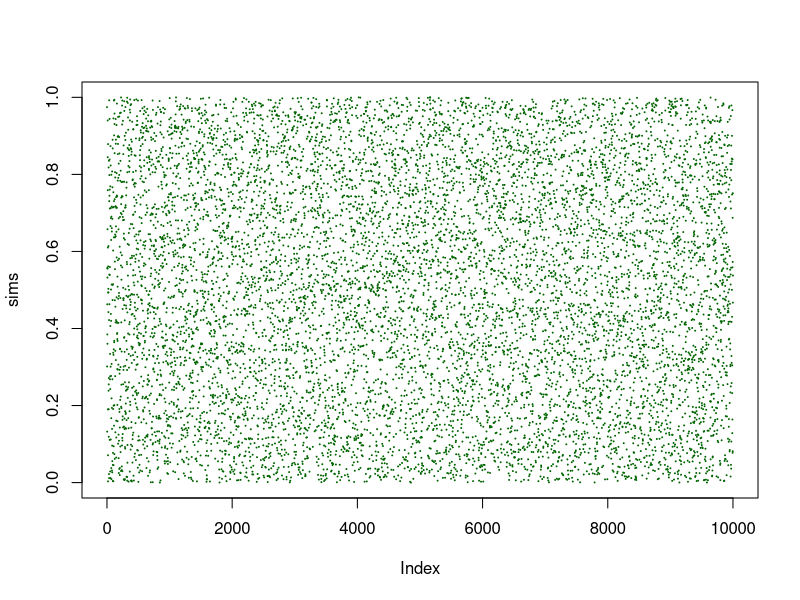
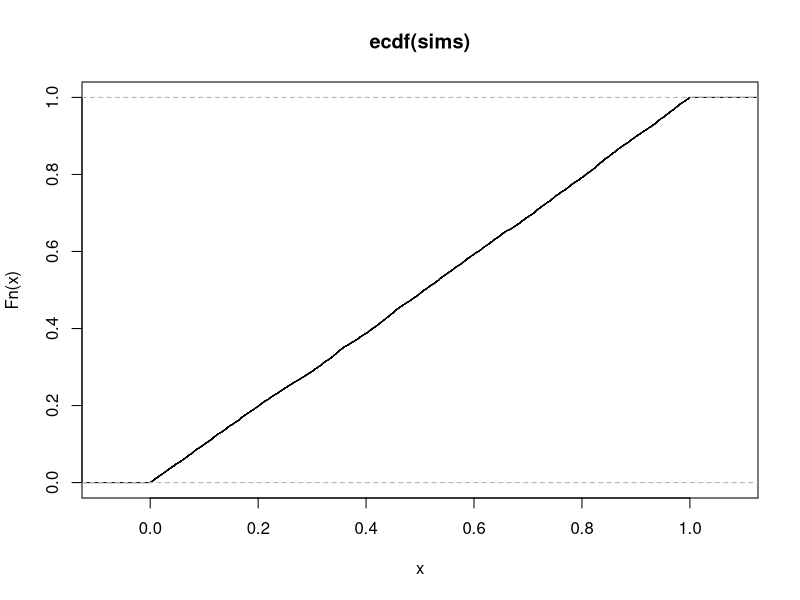
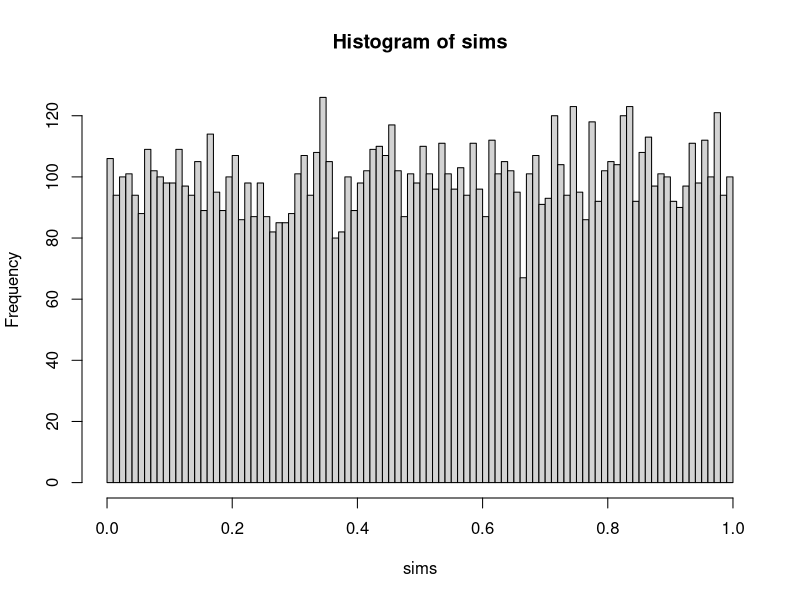

The R script that drew these images, in order:
# This work is licensed under a Creative Commons Attribution 4.0 International License.
# https://creativecommons.org/licenses/by/4.0/
# Author: Roland Schäfer, Freie Universität Berlin, 2017
# roland.schaefer@fu-berlin.de

nsim <- 10000
n    <- 100
mean <- 0
sd   <- 1

# Data structure for results.
sims <- rep(NA, nsim)

# Simulations.
for (i in 1:nsim) {
  a <- rnorm(n, mean = mean, sd = sd)
  b <- rnorm(n, mean = mean, sd = sd)
  p <- t.test(a,b)$p.value
  sims[i] <- p
}

par(mfrow=c(1,1))
plot(sims, pch=19, cex=0.1, col = "darkgreen")
plot(ecdf(sims))
hist(sims, breaks = 100)
